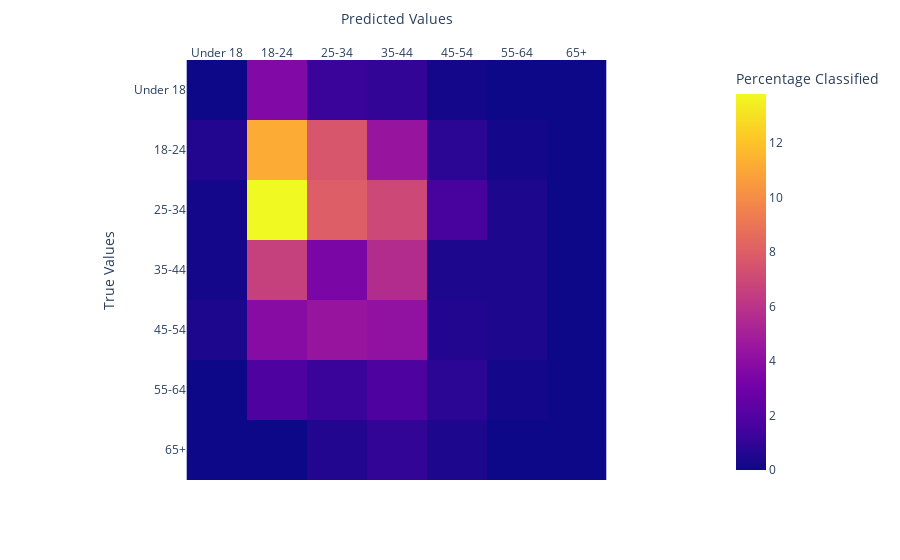

Write notebook code for a chart like this one.
### Code cell
# Confustion Matrix

conmat = confusion_matrix(y_test_knn2, y_pred_knn2)
display(conmat)
fig = px.imshow(
    np.round((conmat / conmat.sum()) * 100, 3),
    labels=dict(x="Predicted Values", y="True Values", color="Percentage Classified"),
    x=["Under 18", "18-24", "25-34", "35-44", "45-54", "55-64", "65+",],
    y=["Under 18", "18-24", "25-34", "35-44", "45-54", "55-64", "65+",],
)
fig.update_xaxes(side="top")
fig.show()

### Figure 1 — Plotly figure (JSON) as saved in the notebook; plotly's stock layout.template omitted (floating-point values rounded to 4 significant figures)
{"data": [{"coloraxis": "coloraxis", "hovertemplate": "Predicted Values: %{x}<br>True Values: %{y}<br>Percentage Classified: %{z}<extra></extra>", "name": "0", "type": "heatmap", "x": ["Under 18", "18-24", "25-34", "35-44", "45-54", "55-64", "65+"], "xaxis": "x", "y": ["Under 18", "18-24", "25-34", "35-44", "45-54", "55-64", "65+"], "yaxis": "y", "z": [[0, 3.6, 1.2, 1, 0.2, 0, 0], [0.6, 11.2, 7.6, 4.4, 0.8, 0.2, 0], [0.2, 13.8, 8, 7, 1.6, 0.4, 0], [0.2, 6.6, 3.4, 5.6, 0.4, 0.4, 0], [0.4, 3.8, 4.4, 4.2, 0.6, 0.4, 0], [0, 1.8, 1.2, 1.8, 0.8, 0.2, 0], [0, 0, 0.6, 1, 0.4, 0, 0]]}], "layout": {"coloraxis": {"colorbar": {"title": {"text": "Percentage Classified"}}, "colorscale": [[0, "#0d0887"], [0.1111, "#46039f"], [0.2222, "#7201a8"], [0.3333, "#9c179e"], [0.4444, "#bd3786"], [0.5556, "#d8576b"], [0.6667, "#ed7953"], [0.7778, "#fb9f3a"], [0.8889, "#fdca26"], [1, "#f0f921"]]}, "margin": {"t": 60}, "xaxis": {"anchor": "y", "constrain": "domain", "domain": [0, 1], "scaleanchor": "y", "side": "top", "title": {"text": "Predicted Values"}}, "yaxis": {"anchor": "x", "autorange": "reversed", "constrain": "domain", "domain": [0, 1], "title": {"text": "True Values"}}}}
